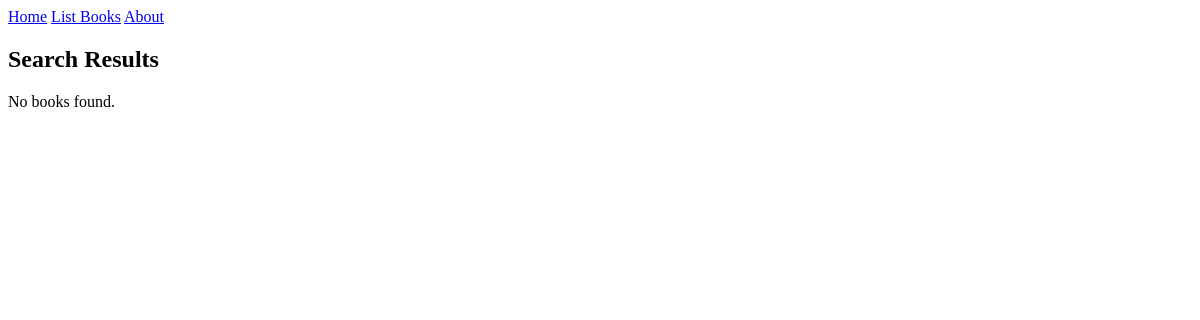
Before: /books/simple/query with the older database file.
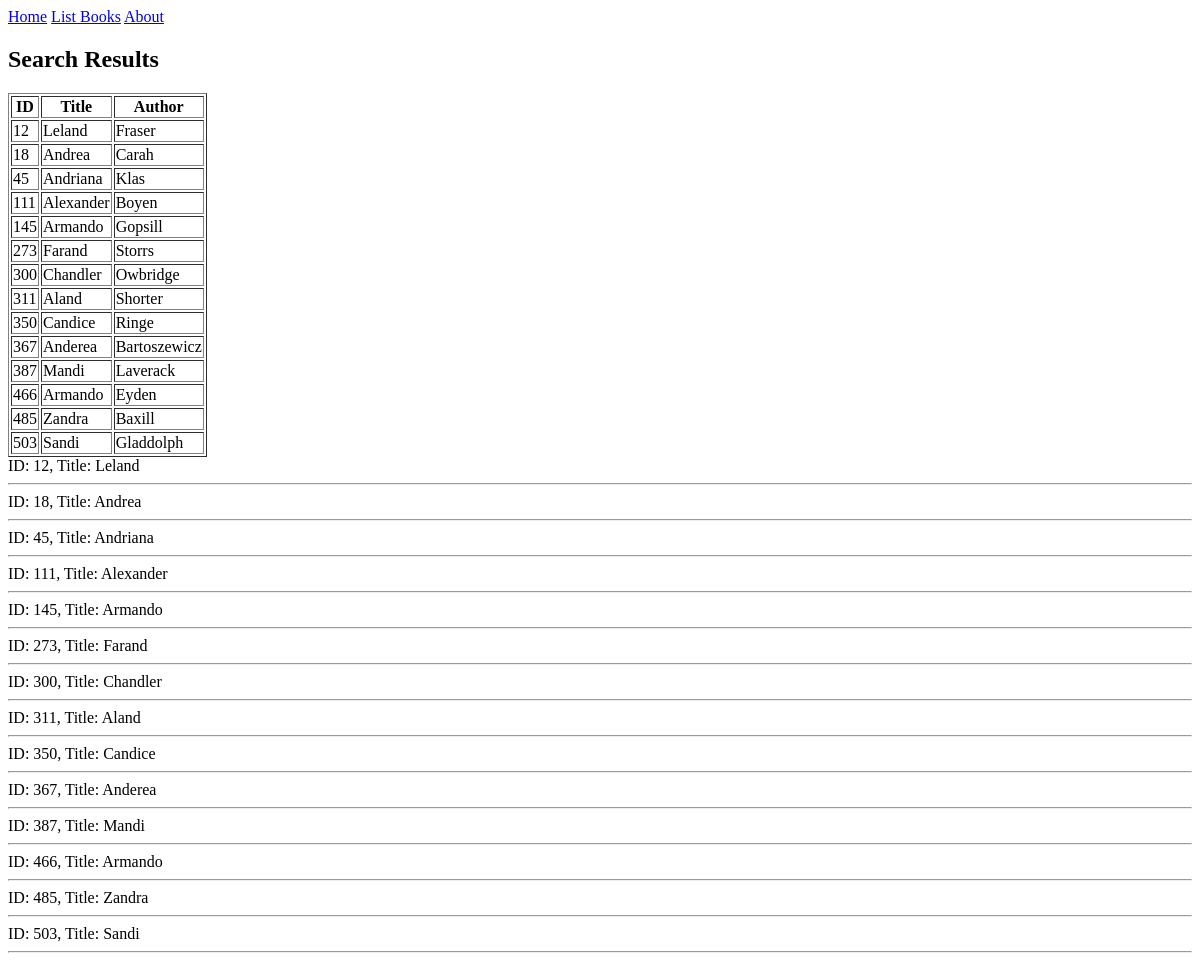
After: the same page with the newer database file.
### apps/bookmodule/models.py (models this page shows)
class Book(models.Model):
    title = models.CharField(max_length = 50)
    author = models.CharField(max_length = 50)
    price = models.FloatField(default = 0.0)
    edition = models.SmallIntegerField(default = 1)

### apps/bookmodule/views.py (the view)
# urls.py: path('simple/query', views.simple_query  , name='books.simple_query'),
def simple_query(request):
    mybooks=Book.objects.filter(title__icontains='and') # <- multiple objects
    return render(request, 'bookmodule/bookList.html', {'books':mybooks})

### apps/templates/bookmodule/bookList.html
{% extends "layouts/base.html" %}
{% block content %}
<h2>Search Results</h2>
{% if books %}
    <table border="1">
        <thead>
            <tr>
                <th>ID</th>
                <th>Title</th>
                <th>Author</th>
            </tr>
        </thead>
        <tbody>
            {% for book in books %}
            <tr>
                <td>{{ book.id }}</td>
                <td>{{ book.title }}</td>
                <td>{{ book.author }}</td>
            </tr>
            {% endfor %}
        </tbody>
    </table>
{% else %}
    <p>No books found.</p>
{% endif %}
{% for obj in books %}
    ID: {{obj.id}}, Title: {{obj.title}}
        <hr>
{% endfor %}
{% endblock %}

### apps/templates/layouts/base.html (shortened to what this page needs)
<!DOCTYPE html>
<html>
{% load static %}
<head>
  <link rel="stylesheet" href="{% static 'styles.css' %}">
  <link rel="stylesheet" href="https://cdnjs.cloudflare.com/ajax/libs/font-awesome/4.7.0/css/font-awesome.min.css">
</head>
<body>
    {% include "includes/header.html" %}
    {% block content %} {% endblock content %}
</body>
</html>

### apps/templates/includes/header.html
{% with request.resolver_match.url_name as url_name %}
<div class="topnav">
    <a class="{% if url_name == 'books.index' %}active{% endif %}" href="{% url "books.index" %}">Home</a>
    <a class="{% if url_name == 'books.list_books' %}active{% endif %}" href="{% url "books.list_books" %}">List Books</a>
    <a class="{% if url_name == 'books.aboutus' %}active{% endif %}" href="{% url "books.aboutus" %}">About</a>
</div>
{% endwith %}

Changed rows visible on the page:
added Book: id "12", title "Leland", author "Fraser"
added Book: id "18", title "Andrea", author "Carah"
added Book: id "45", title "Andriana", author "Klas"
added Book: id "111", title "Alexander", author "Boyen"
added Book: id "145", title "Armando", author "Gopsill"
added Book: id "273", title "Farand", author "Storrs"
added Book: id "300", title "Chandler", author "Owbridge"
added Book: id "311", title "Aland", author "Shorter"
added Book: id "350", title "Candice", author "Ringe"
added Book: id "367", title "Anderea", author "Bartoszewicz"
added Book: id "387", title "Mandi", author "Laverack"
added Book: id "466", title "Armando", author "Eyden"
added Book: id "485", title "Zandra", author "Baxill"
added Book: id "503", title "Sandi", author "Gladdolph"
Other visible differences:
text no longer shown: "No books found."
text now shown: "ID Title Author"
